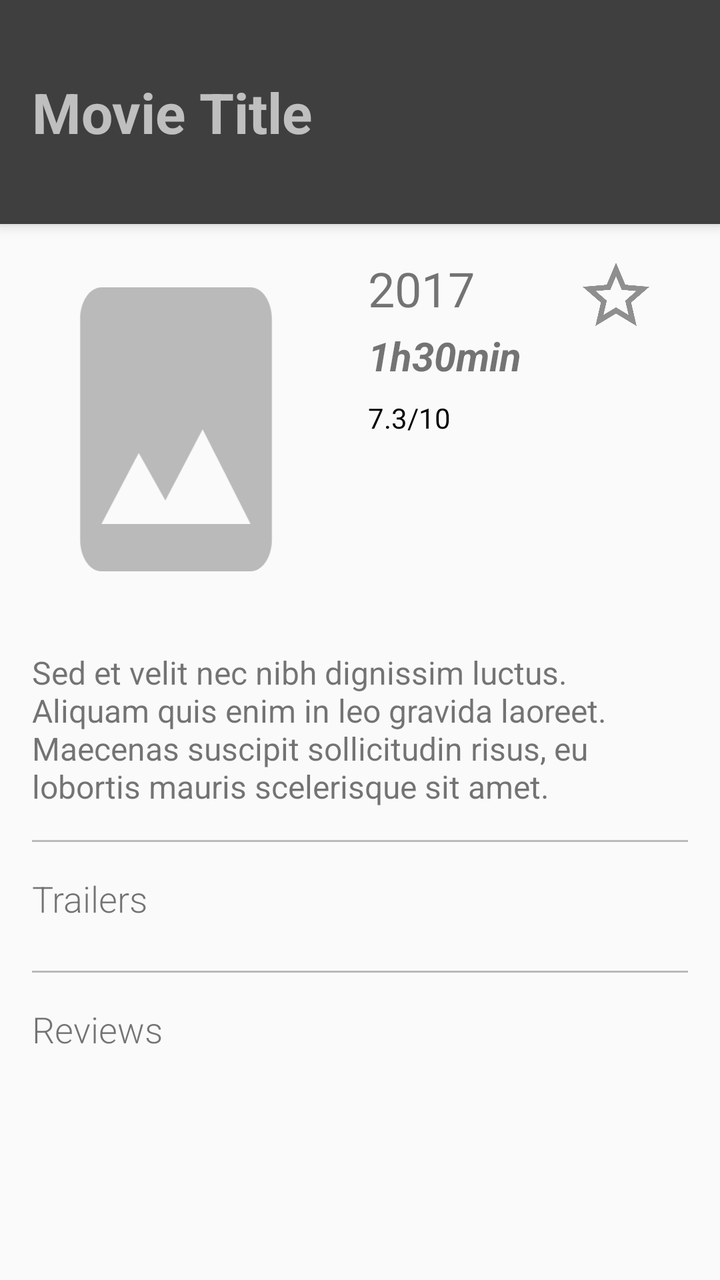
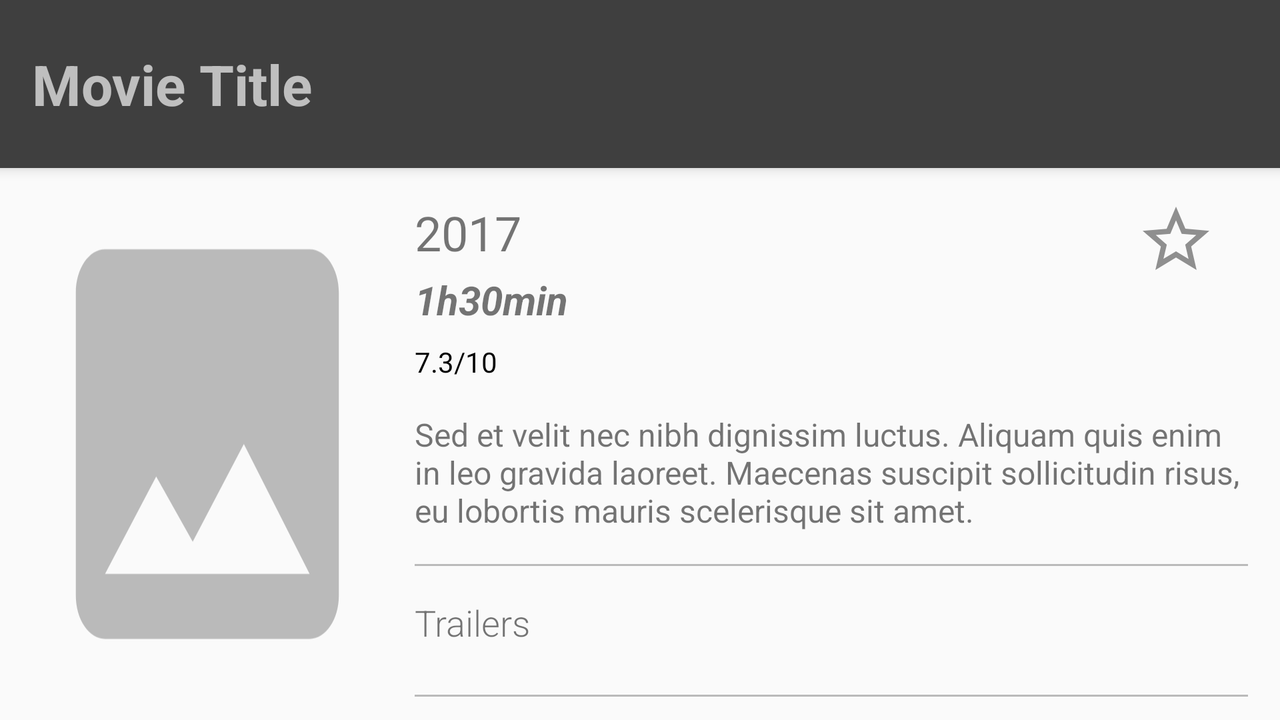

Compare how this app lays out the same screen by default and in its alternative resource folder. The renders come first, then the two layout files and the values they reference.
<!-- AndroidManifest.xml: application theme AppTheme -->
<!-- res/layout/activity_movie_details.xml -->
<?xml version="1.0" encoding="utf-8"?>
<FrameLayout xmlns:android="http://schemas.android.com/apk/res/android"
    android:layout_width="match_parent"
    android:layout_height="match_parent"
    xmlns:tools="http://schemas.android.com/tools">

    <include layout="@layout/merge_progress_error" />

    <LinearLayout
        android:id="@+id/root_layout"
        android:layout_width="match_parent"
        android:layout_height="match_parent"
        android:orientation="vertical">

        <FrameLayout
            android:id="@+id/frame_detail_bg"
            android:layout_width="match_parent"
            android:layout_height="@dimen/detail_title_bg_height"
            android:background="@color/default_title_bg"
            android:elevation="4dp"
            android:paddingEnd="@dimen/detail_horizontal_spacing"
            android:paddingStart="@dimen/detail_horizontal_spacing">

            <TextView
                tools:text="Movie Title"
                android:id="@+id/tv_detail_title"
                android:maxLines="2"
                style="@style/MovieTitle" />

        </FrameLayout>

        <android.support.v4.widget.NestedScrollView
            android:id="@+id/scrollable_view"
            android:layout_width="match_parent"
            android:layout_height="match_parent"
            android:paddingEnd="@dimen/detail_horizontal_spacing"
            android:paddingStart="@dimen/detail_horizontal_spacing"
            android:paddingTop="@dimen/detail_vertical_spacing_normal">

            <LinearLayout
                android:layout_width="match_parent"
                android:layout_height="wrap_content"
                android:orientation="vertical"
                android:descendantFocusability="blocksDescendants">

                <RelativeLayout
                    android:layout_width="match_parent"
                    android:layout_height="wrap_content">

                    <ImageView
                        android:id="@+id/iv_detail_poster"
                        android:layout_width="@dimen/detail_poster_width"
                        android:layout_height="wrap_content"
                        android:layout_alignParentStart="true"
                        android:layout_alignParentTop="true"
                        android:layout_marginStart="8dp"
                        android:adjustViewBounds="true"
                        android:contentDescription="@string/movie_poster_description"
                        android:src="@drawable/placeholder_image_27x40" />

                    <TextView
                        tools:text="2017"
                        android:id="@+id/tv_detail_release"
                        style="@style/DetailRelease"
                        android:layout_alignTop="@id/iv_detail_poster"
                        android:layout_marginStart="32dp"
                        android:layout_marginTop="@dimen/detail_vertical_spacing_normal"
                        android:layout_toEndOf="@id/iv_detail_poster" />

                    <TextView
                        tools:text="1h30min"
                        android:id="@+id/tv_detail_duration"
                        style="@style/DetailDuration"
                        android:layout_alignStart="@id/tv_detail_release"
                        android:layout_below="@id/tv_detail_release"
                        android:layout_marginTop="@dimen/detail_vertical_spacing_small" />

                    <TextView
                        tools:text="7.3/10"
                        android:id="@+id/tv_detail_score"
                        style="@style/DetailScore"
                        android:layout_alignStart="@id/tv_detail_release"
                        android:layout_below="@id/tv_detail_duration"
                        android:layout_marginTop="@dimen/detail_vertical_spacing_normal" />

                    <ImageView
                        android:id="@+id/iv_favorite"
                        android:layout_width="@dimen/favorite_size"
                        android:layout_height="@dimen/favorite_size"
                        android:layout_alignTop="@id/tv_detail_release"
                        android:layout_alignParentEnd="true"
                        android:src="@drawable/ic_favorite_off_24dp"
                        android:layout_marginEnd="@dimen/detail_horizontal_spacing" />

                </RelativeLayout>

                <TextView
                    tools:text="Sed et velit nec nibh dignissim luctus. Aliquam quis enim in leo gravida laoreet. Maecenas suscipit sollicitudin risus, eu lobortis mauris scelerisque sit amet."
                    android:id="@+id/tv_detail_summary"
                    style="@style/DetailSummary"
                    android:layout_marginTop="@dimen/detail_vertical_spacing_big"
                    android:layout_width="wrap_content" />

                <include layout="@layout/merge_trailers_reviews"/>

            </LinearLayout>
        </android.support.v4.widget.NestedScrollView>

    </LinearLayout>
</FrameLayout>
<!-- res/layout/merge_progress_error.xml (included above) -->
<?xml version="1.0" encoding="utf-8"?>
<merge xmlns:android="http://schemas.android.com/apk/res/android">
    <ProgressBar
        android:id="@+id/pb_loading_indicator"
        android:layout_width="@dimen/default_icon_size"
        android:layout_height="@dimen/default_icon_size"
        android:layout_gravity="center"
        android:visibility="invisible"/>

    <LinearLayout
        android:id="@+id/error_reload_message"
        android:layout_width="wrap_content"
        android:layout_height="wrap_content"
        android:layout_gravity="center"
        android:visibility="invisible"
        android:orientation="vertical">

        <ImageView
            android:id="@+id/iv_reload_button"
            android:layout_width="@dimen/default_icon_size"
            android:layout_height="@dimen/default_icon_size"
            android:layout_gravity="center"
            android:layout_marginBottom="16dp"
            android:src="@drawable/ic_refresh_24dp"
            android:background="?attr/selectableItemBackgroundBorderless"
            android:clickable="true"/>

        <TextView
            android:layout_width="wrap_content"
            android:layout_height="wrap_content"
            android:layout_gravity="center"
            android:gravity="center"
            android:textSize="18sp"
            android:text="@string/error_message"/>
    </LinearLayout>
</merge>
<!-- res/layout/merge_trailers_reviews.xml (included above) -->
<?xml version="1.0" encoding="utf-8"?>
<merge xmlns:android="http://schemas.android.com/apk/res/android"
    android:layout_width="wrap_content"
    android:layout_height="wrap_content">
    <View
        android:layout_width="wrap_content"
        android:layout_height="1dp"
        android:background="@color/colorAccent"
        android:layout_marginTop="@dimen/detail_vertical_spacing_big"
        android:layout_marginBottom="@dimen/detail_vertical_spacing_big"/>

    <TextView
        android:text="@string/trailers_label"
        style="@style/DetailLabel"/>

    <TextView
        android:id="@+id/tv_trailer_message"
        android:layout_width="wrap_content"
        android:layout_height="wrap_content"
        android:visibility="gone"
        android:paddingStart="@dimen/detail_horizontal_spacing"
        android:paddingEnd="@dimen/detail_horizontal_spacing"
        android:layout_marginBottom="@dimen/detail_vertical_spacing_big"
        android:layout_marginTop="@dimen/detail_vertical_spacing_normal"/>

    <android.support.v7.widget.RecyclerView
        android:id="@+id/rv_trailer_list"
        android:layout_width="wrap_content"
        android:layout_height="wrap_content"
        android:layout_marginTop="@dimen/detail_vertical_spacing_normal"/>

    <View
        android:layout_width="wrap_content"
        android:layout_height="1dp"
        android:background="@color/colorAccent"
        android:layout_marginTop="@dimen/detail_vertical_spacing_big"
        android:layout_marginBottom="@dimen/detail_vertical_spacing_big"/>

    <TextView
        android:text="@string/reviews_label"
        style="@style/DetailLabel"/>

    <TextView
        android:id="@+id/tv_review_message"
        android:layout_width="wrap_content"
        android:layout_height="wrap_content"
        android:visibility="gone"
        android:paddingStart="@dimen/detail_horizontal_spacing"
        android:paddingEnd="@dimen/detail_horizontal_spacing"
        android:layout_marginBottom="@dimen/detail_vertical_spacing_big"
        android:layout_marginTop="@dimen/detail_vertical_spacing_normal"/>

    <android.support.v7.widget.RecyclerView
        android:id="@+id/rv_review_list"
        android:layout_width="match_parent"
        android:layout_height="wrap_content"
        android:layout_marginTop="@dimen/detail_vertical_spacing_normal"/>
</merge>
<!-- resources referenced by this layout -->
<resources>
  <color name="colorAccent">#BABABA</color>
  <color name="default_title_bg">#3F3F3F</color>
  <dimen name="default_icon_size">48dp</dimen>
  <dimen name="detail_horizontal_spacing">16dp</dimen>
  <dimen name="detail_poster_width">128dp</dimen>
  <dimen name="detail_title_bg_height">112sp</dimen>
  <dimen name="detail_vertical_spacing_big">16dp</dimen>
  <dimen name="detail_vertical_spacing_normal">8dp</dimen>
  <dimen name="detail_vertical_spacing_small">4dp</dimen>
  <dimen name="favorite_size">40dp</dimen>
  <string name="error_message">Ooops… Something went wrong!\nCheck your connection and try again!</string>
  <string name="movie_poster_description">Movie Poster</string>
  <string name="reviews_label">Reviews</string>
  <string name="trailers_label">Trailers</string>
  <style name="DetailDuration">
          <item name="android:layout_width">wrap_content</item>
          <item name="android:layout_height">wrap_content</item>
          <item name="android:lines">1</item>
          <item name="android:textSize">@dimen/detail_text_size_duration</item>
          <item name="android:textStyle">bold|italic</item>
      </style>
  <style name="DetailLabel">
          <item name="android:layout_width">wrap_content</item>
          <item name="android:layout_height">wrap_content</item>
          <item name="android:fontFamily">sans-serif-light</item>
          <item name="android:textSize">18sp</item>
      </style>
  <style name="DetailRelease">
          <item name="android:layout_width">wrap_content</item>
          <item name="android:layout_height">wrap_content</item>
          <item name="android:lines">1</item>
          <item name="android:textSize">@dimen/detail_text_size_release</item>
      </style>
  <style name="DetailScore">
          <item name="android:layout_width">wrap_content</item>
          <item name="android:layout_height">wrap_content</item>
          <item name="android:lines">1</item>
          <item name="android:textSize">@dimen/detail_text_size_score</item>
          <item name="android:textColor">@android:color/black</item>
      </style>
  <style name="DetailSummary">
          <item name="android:layout_width">match_parent</item>
          <item name="android:layout_height">wrap_content</item>
          <item name="android:textSize">@dimen/detail_text_size_summary</item>
      </style>
  <style name="MovieTitle">
          <item name="android:layout_width">match_parent</item>
          <item name="android:layout_height">wrap_content</item>
          <item name="android:layout_gravity">center_vertical</item>
          <item name="android:ellipsize">end</item>
          <item name="android:textColor">@color/default_title_text</item>
          <item name="android:textSize">@dimen/detail_text_size_title</item>
          <item name="android:textStyle">bold</item>
      </style>
  <style name="AppTheme" parent="Theme.AppCompat.Light.DarkActionBar">
          
          <item name="colorPrimary">@color/colorPrimary</item>
          <item name="colorPrimaryDark">@color/colorPrimaryDark</item>
          <item name="colorAccent">@color/colorAccent</item>
      </style>
  <color name="favorite_off">#8F8F8F</color>
  <dimen name="detail_text_size_duration">20sp</dimen>
  <dimen name="detail_text_size_release">24sp</dimen>
  <dimen name="detail_text_size_score">14sp</dimen>
  <dimen name="detail_text_size_summary">16sp</dimen>
  <color name="default_title_text">#AAFFFFFF</color>
  <dimen name="detail_text_size_title">28sp</dimen>
  <color name="colorPrimary">#202020</color>
  <color name="colorPrimaryDark">#121212</color>
</resources>
<!-- res/layout-land/activity_movie_details.xml (the repository's variant of the layout above) -->
<!-- drawn on the phone turned sideways -->
<?xml version="1.0" encoding="utf-8"?>
<FrameLayout xmlns:android="http://schemas.android.com/apk/res/android"
    xmlns:tools="http://schemas.android.com/tools"
    android:layout_width="match_parent"
    android:layout_height="match_parent">

    <include layout="@layout/merge_progress_error" />

    <LinearLayout
        android:id="@+id/root_layout"
        android:layout_width="match_parent"
        android:layout_height="match_parent"
        android:orientation="vertical">

        <FrameLayout
            android:id="@+id/frame_detail_bg"
            android:layout_width="match_parent"
            android:layout_height="@dimen/detail_title_bg_height"
            android:background="@color/default_title_bg"
            android:elevation="4dp"
            android:paddingEnd="@dimen/detail_horizontal_spacing"
            android:paddingStart="@dimen/detail_horizontal_spacing">

            <TextView
                tools:text="Movie Title"
                android:id="@+id/tv_detail_title"
                android:maxLines="1"
                style="@style/MovieTitle" />

        </FrameLayout>

        <LinearLayout
            android:layout_width="match_parent"
            android:layout_height="match_parent"
            android:layout_marginBottom="@dimen/detail_vertical_spacing_normal"
            android:layout_marginEnd="@dimen/detail_horizontal_spacing"
            android:layout_marginStart="@dimen/detail_horizontal_spacing"
            android:layout_marginTop="@dimen/detail_vertical_spacing_normal"
            android:orientation="horizontal">

            <ImageView
                android:id="@+id/iv_detail_poster"
                android:layout_width="wrap_content"
                android:layout_height="match_parent"
                android:adjustViewBounds="true"
                android:contentDescription="@string/movie_poster_description"
                android:src="@drawable/placeholder_image_27x40" />

            <android.support.v4.widget.NestedScrollView
                android:id="@+id/scrollable_view"
                android:layout_width="match_parent"
                android:layout_height="match_parent"
                android:layout_marginStart="@dimen/detail_horizontal_spacing">

                <LinearLayout
                    android:layout_width="match_parent"
                    android:layout_height="wrap_content"
                    android:orientation="vertical"
                    android:descendantFocusability="blocksDescendants">

                    <RelativeLayout
                        android:layout_width="match_parent"
                        android:layout_height="wrap_content">
                        <TextView
                            tools:text="2017"
                            android:id="@+id/tv_detail_release"
                            style="@style/DetailRelease"
                            android:layout_alignParentTop="true"
                            android:layout_marginTop="@dimen/detail_vertical_spacing_normal" />

                        <TextView
                            tools:text="1h30min"
                            android:id="@+id/tv_detail_duration"
                            style="@style/DetailDuration"
                            android:layout_alignStart="@id/tv_detail_release"
                            android:layout_below="@id/tv_detail_release"
                            android:layout_marginTop="@dimen/detail_vertical_spacing_small" />

                        <TextView
                            tools:text="7.3/10"
                            android:id="@+id/tv_detail_score"
                            style="@style/DetailScore"
                            android:layout_alignStart="@id/tv_detail_release"
                            android:layout_below="@id/tv_detail_duration"
                            android:layout_marginTop="@dimen/detail_vertical_spacing_normal" />

                        <ImageView
                            android:id="@+id/iv_favorite"
                            android:layout_width="@dimen/favorite_size"
                            android:layout_height="@dimen/favorite_size"
                            android:layout_alignTop="@id/tv_detail_release"
                            android:layout_alignParentEnd="true"
                            android:src="@drawable/ic_favorite_off_24dp"
                            android:layout_marginEnd="@dimen/detail_horizontal_spacing" />

                    </RelativeLayout>

                    <TextView
                        tools:text="Sed et velit nec nibh dignissim luctus. Aliquam quis enim in leo gravida laoreet. Maecenas suscipit sollicitudin risus, eu lobortis mauris scelerisque sit amet."
                        android:id="@+id/tv_detail_summary"
                        style="@style/DetailSummary"
                        android:layout_marginTop="@dimen/detail_vertical_spacing_big" />

                    <include layout="@layout/merge_trailers_reviews"/>

                </LinearLayout>
            </android.support.v4.widget.NestedScrollView>
        </LinearLayout>
    </LinearLayout>
</FrameLayout>
<!-- resources referenced by the variant -->
<!-- as the phone turned sideways resolves them -->
<resources>
  <color name="colorAccent">#BABABA</color>
  <color name="default_title_bg">#3F3F3F</color>
  <dimen name="default_icon_size">48dp</dimen>
  <dimen name="detail_horizontal_spacing">16dp</dimen>
  <!-- from res/values-land/ -->
  <dimen name="detail_title_bg_height">84sp</dimen>
  <dimen name="detail_vertical_spacing_big">16dp</dimen>
  <dimen name="detail_vertical_spacing_normal">8dp</dimen>
  <dimen name="detail_vertical_spacing_small">4dp</dimen>
  <dimen name="favorite_size">40dp</dimen>
  <!-- drawable placeholder_image_27x40 (drawable) -->
  <vector xmlns:android="http://schemas.android.com/apk/res/android"
          android:width="27dp"
          android:height="40dp"
          android:viewportWidth="24.0"
          android:viewportHeight="24.0">
      <path
          android:fillColor="@color/colorAccent"
          android:pathData="M21,19V5c0,-1.1 -0.9,-2 -2,-2H5c-1.1,0 -2,0.9 -2,2v14c0,1.1 0.9,2 2,2h14c1.1,0 2,-0.9 2,-2zM8.5,13.5l2.5,3.01L14.5,12l4.5,6H5l3.5,-4.5z"/>
  </vector>
  <string name="error_message">Ooops… Something went wrong!\nCheck your connection and try again!</string>
  <string name="movie_poster_description">Movie Poster</string>
  <string name="reviews_label">Reviews</string>
  <string name="trailers_label">Trailers</string>
  <style name="DetailDuration">
          <item name="android:layout_width">wrap_content</item>
          <item name="android:layout_height">wrap_content</item>
          <item name="android:lines">1</item>
          <item name="android:textSize">@dimen/detail_text_size_duration</item>
          <item name="android:textStyle">bold|italic</item>
      </style>
  <style name="DetailLabel">
          <item name="android:layout_width">wrap_content</item>
          <item name="android:layout_height">wrap_content</item>
          <item name="android:fontFamily">sans-serif-light</item>
          <item name="android:textSize">18sp</item>
      </style>
  <style name="DetailRelease">
          <item name="android:layout_width">wrap_content</item>
          <item name="android:layout_height">wrap_content</item>
          <item name="android:lines">1</item>
          <item name="android:textSize">@dimen/detail_text_size_release</item>
      </style>
  <style name="DetailScore">
          <item name="android:layout_width">wrap_content</item>
          <item name="android:layout_height">wrap_content</item>
          <item name="android:lines">1</item>
          <item name="android:textSize">@dimen/detail_text_size_score</item>
          <item name="android:textColor">@android:color/black</item>
      </style>
  <style name="DetailSummary">
          <item name="android:layout_width">match_parent</item>
          <item name="android:layout_height">wrap_content</item>
          <item name="android:textSize">@dimen/detail_text_size_summary</item>
      </style>
  <style name="MovieTitle">
          <item name="android:layout_width">match_parent</item>
          <item name="android:layout_height">wrap_content</item>
          <item name="android:layout_gravity">center_vertical</item>
          <item name="android:ellipsize">end</item>
          <item name="android:textColor">@color/default_title_text</item>
          <item name="android:textSize">@dimen/detail_text_size_title</item>
          <item name="android:textStyle">bold</item>
      </style>
  <style name="AppTheme" parent="Theme.AppCompat.Light.DarkActionBar">
          
          <item name="colorPrimary">@color/colorPrimary</item>
          <item name="colorPrimaryDark">@color/colorPrimaryDark</item>
          <item name="colorAccent">@color/colorAccent</item>
      </style>
  <color name="favorite_off">#8F8F8F</color>
  <dimen name="detail_text_size_duration">20sp</dimen>
  <dimen name="detail_text_size_release">24sp</dimen>
  <dimen name="detail_text_size_score">14sp</dimen>
  <dimen name="detail_text_size_summary">16sp</dimen>
  <color name="default_title_text">#AAFFFFFF</color>
  <dimen name="detail_text_size_title">28sp</dimen>
  <color name="colorPrimary">#202020</color>
  <color name="colorPrimaryDark">#121212</color>
</resources>
